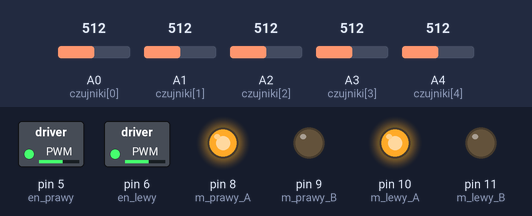
Bench run of a sketch on a simulated Arduino Uno, built with avr-gcc and run on an emulated ATmega328P. On the bench: switched loads named in the sketch (green lamp = pin HIGH), output pins drawn as LEDs (lit = HIGH). Inputs (shaded band) come from the test bench; at power-on: A0 (czujniki[0]) = 512, A1 (czujniki[1]) = 512, A2 (czujniki[2]) = 512, A3 (czujniki[3]) = 512, A4 (czujniki[4]) = 512.

Above: at 4.2 s.
4.3 s: A0 (czujniki[0]) set to 482
At 4.6 s:
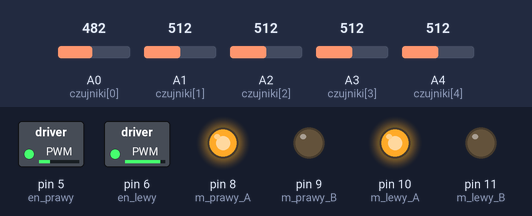
5.8 s: A1 (czujniki[1]) set to 488
At 6.9 s:
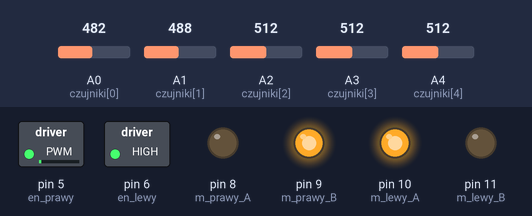
7.3 s: A2 (czujniki[2]) set to 489
At 8.0 s:
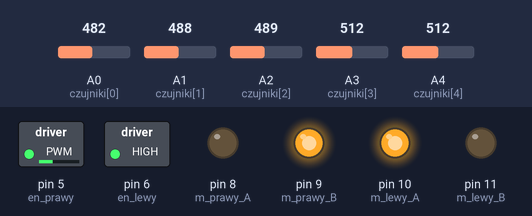
8.8 s: A3 (czujniki[3]) set to 306
At 9.1 s:
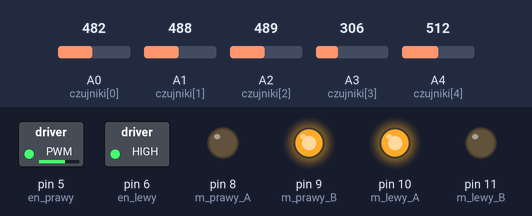
10.3 s: A4 (czujniki[4]) set to 306
At 14.6 s:
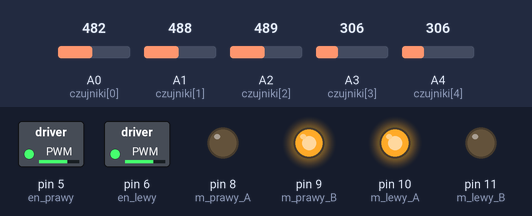
Timing chart, 0 to 20.6 s (numbered marks = the images above; inputs shaded):
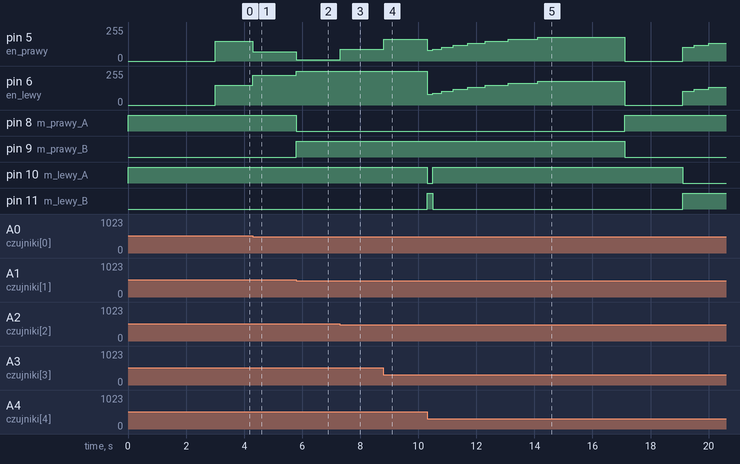

Measured:
- the behaviour switches between 501 and 500 on A0 (czujniki[0]) (found by bisection; images 0 and 1)
- the behaviour switches between 501 and 500 on A1 (czujniki[1]) (found by bisection; images 1 and 2)
- the behaviour switches between 501 and 500 on A2 (czujniki[2]) (found by bisection; images 2 and 3)
- after the input at 4.3 s, pin 5 (en_prawy): 150/255 → 69/255 at once; pin 6 (en_lewy): 150/255 → 225/255 at once
- after the input at 5.8 s, pin 5 (en_prawy): 69/255 → 9/255 at once; pin 6 (en_lewy): 225/255 → 255/255 at once; pin 8 (m_prawy_A): HIGH → LOW at once; pin 9 (m_prawy_B): LOW → HIGH at once
- after the input at 7.3 s, pin 5 (en_prawy): 9/255 → 87/255 at once
- after the input at 8.8 s, pin 5 (en_prawy): 87/255 → 165/255 at once
- after the input at 10.3 s, pin 5 (en_prawy): 165/255 → 80/255 at once, → 90/255 0.20 s later, → 105/255 0.30 s later, → 120/255 0.40 s later, … (12 changes in this stretch); pin 6 (en_lewy): ramps from 0/255 to 180/255 and jumps back, once every 6.8 s

The sketch:

lepszylinefollower.ino
```cpp
// ==========================================
//   LINE FOLLOWER PID – ATmega328P
//   Arduino IDE
// ==========================================

// --- PINY ---
const int m_prawy_A = 8,  m_prawy_B = 9;
const int m_lewy_A  = 10, m_lewy_B  = 11;
const int en_prawy  = 5,  en_lewy   = 6;
const int czujniki[] = {A0, A1, A2, A3, A4};

// ==========================================
//   NASTAWY – tutaj grzeb przy strojeniu
// ==========================================
float Kp = 0.15;
float Ki = 0.001;
float Kd = 0.8;

const int V_BAZA     = 150;   // prędkość na prostej (0-255)
const int V_MIN      = 60;    // minimum na ostrym zakręcie
const int PROG_LINII = 500;   // próg ADC: >500 = czarna linia zmieniać przy testach od 0-1023

// Anti-windup: ograniczenie całki
const float CALKA_MAX = 3000.0;

// Wygładzanie: ile ostatnich pozycji uśredniamy
const int SMOOTH_N = 3;

// ==========================================
//   ZMIENNE GLOBALNE
// ==========================================
float blad           = 0;
float poprzedni_blad = 0;
float calka          = 0;

int ostatni_kierunek = 1;  // 1=prawo, -1=lewo

// Bufor wygładzania
float historia[SMOOTH_N] = {0};
int   hist_idx = 0;

// Stan szukania linii
enum Stan { JAZDA, SZUKANIE_FAZA1, SZUKANIE_FAZA2 };
Stan stan = JAZDA;
unsigned long czas_fazy = 0;
int szukanie_krok = 0;

// ==========================================
void setup() {
  Serial.begin(9600);   // do debugowania – możesz wyłączyć

  pinMode(m_prawy_A, OUTPUT); pinMode(m_prawy_B, OUTPUT);
  pinMode(m_lewy_A,  OUTPUT); pinMode(m_lewy_B,  OUTPUT);
  pinMode(en_prawy,  OUTPUT); pinMode(en_lewy,   OUTPUT);

  move(0, 0);
  delay(3000);  // czas na ustawienie robota
}

// ==========================================
void loop() {
  float pozycja = oblicz_pozycje();

  if (pozycja == 10000) {
    // Zgubiliśmy linię
    if (stan == JAZDA) {
      stan = SZUKANIE_FAZA1;
      czas_fazy = millis();
      szukanie_krok = 0;
      calka = 0;  // resetuj całkę przy zgubieniu
    }
    szukaj_linii();
    return;
  }

  // Wróciliśmy na linię
  stan = JAZDA;

  // --- Wygładzanie pozycji (średnia krocząca) ---
  historia[hist_idx] = pozycja;
  hist_idx = (hist_idx + 1) % SMOOTH_N;
  float poz_wygl = 0;
  for (int i = 0; i < SMOOTH_N; i++) poz_wygl += historia[i];
  poz_wygl /= SMOOTH_N;

  // --- PID ---
  blad = poz_wygl;
  calka += blad;
  // Anti-windup
  calka = constrain(calka, -CALKA_MAX, CALKA_MAX);

  float rozniczka = blad - poprzedni_blad;
  float korekta   = Kp * blad + Ki * calka + Kd * rozniczka;
  poprzedni_blad  = blad;

  // --- Dynamiczna prędkość: wolniej przy dużej korekcie ---
  int predkosc = V_BAZA - (int)(0.04 * abs(korekta));
  predkosc = max(predkosc, V_MIN);

  int moc_lewy  = predkosc + (int)korekta;
  int moc_prawy = predkosc - (int)korekta;

  move(moc_lewy, moc_prawy);
}

// ==========================================
//   OBLICZ POZYCJĘ (ważone czujniki)
// ==========================================
float oblicz_pozycje() {
  const int wagi[] = {-2000, -1000, 0, 1000, 2000};
  long  suma_wag   = 0;
  int   aktywnych  = 0;

  for (int i = 0; i < 5; i++) {
    if (analogRead(czujniki[i]) > PROG_LINII) {
      suma_wag += wagi[i];
      aktywnych++;
    }
  }

  if (aktywnych == 0) return 10000;

  float wynik = (float)suma_wag / aktywnych;

  // Zapamiętaj kierunek do szukania
  if      (wynik < -200) ostatni_kierunek = -1;
  else if (wynik >  200) ostatni_kierunek =  1;

  return wynik;
}

// ==========================================
//   SZUKANIE LINII – trójfazowe
//
//   Faza 1: cofnij chwilę (robot mógł przejechać)
//   Faza 2: obracaj się w ostatni znany kierunek,
//           stopniowo zwiększając czas (coraz szerszy łuk)
// ==========================================
void szukaj_linii() {
  unsigned long teraz = millis();

  if (stan == SZUKANIE_FAZA1) {
    // Cofnij przez 200 ms
    move(-80, -80);
    if (teraz - czas_fazy > 200) {
      stan = SZUKANIE_FAZA2;
      czas_fazy = teraz;
      szukanie_krok = 0;
    }
    return;
  }

  if (stan == SZUKANIE_FAZA2) {
    // Obracaj w stronę ostatniej linii
    // Co 300 ms zwiększamy "energię" obrotu (szerszy łuk)
    int obrot_czas[] = {300, 400, 500, 600, 800, 1000};
    int obrot_moc    = 90 + szukanie_krok * 15;
    obrot_moc = min(obrot_moc, 180);

    if (ostatni_kierunek == -1)
      move(-obrot_moc, obrot_moc);
    else
      move(obrot_moc, -obrot_moc);

    int limit = (szukanie_krok < 6) ? obrot_czas[szukanie_krok] : 1000;

    if (teraz - czas_fazy > (unsigned long)limit) {
      czas_fazy = teraz;
      szukanie_krok++;

      // Po 6 krokach bez linii – stój (zabezpieczenie)
      if (szukanie_krok > 8) {
        move(0, 0);
        delay(2000);
        szukanie_krok = 0;
        ostatni_kierunek = -ostatni_kierunek; // spróbuj w drugą stronę
      }
    }
  }
}

// ==========================================
//   STEROWANIE SILNIKAMI
// ==========================================
void move(int ml, int mp) {
  ml = constrain(ml, -255, 255);
  mp = constrain(mp, -255, 255);

  // Silnik lewy
  if (ml >= 0) { digitalWrite(m_lewy_A, HIGH); digitalWrite(m_lewy_B, LOW);  }
  else         { digitalWrite(m_lewy_A, LOW);  digitalWrite(m_lewy_B, HIGH); ml = -ml; }

  // Silnik prawy
  if (mp >= 0) { digitalWrite(m_prawy_A, HIGH); digitalWrite(m_prawy_B, LOW);  }
  else         { digitalWrite(m_prawy_A, LOW);  digitalWrite(m_prawy_B, HIGH); mp = -mp; }

  analogWrite(en_lewy,  ml);
  analogWrite(en_prawy, mp);
}
```
